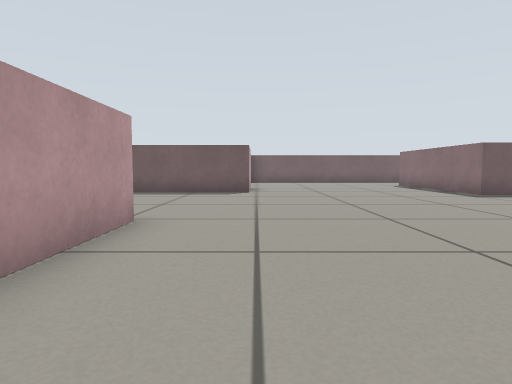
view 1 (above)

24 first-person views from a walk through a world built for the Gazebo simulator. The camera is 0.38 m above the floor, tilts 4° down and sees 75° across. The floor is counted in squares, 0.5 m on a side. Each view is taken from the middle of a square. On the plan, view 1 faces up. The plan holds only what a view shows up to about 11 squares ahead; the rest is blank.

view 2
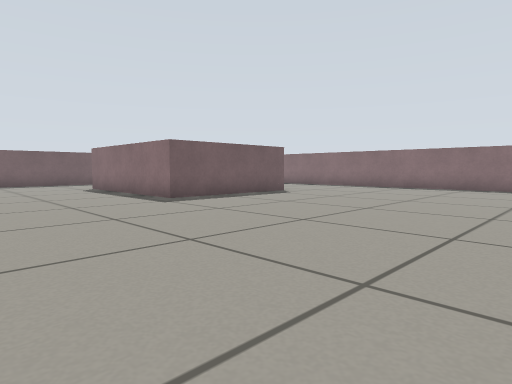

view 3
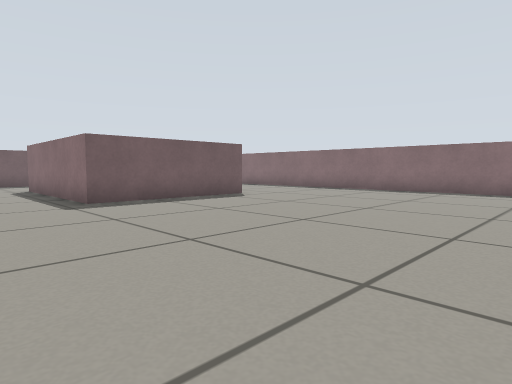

view 4
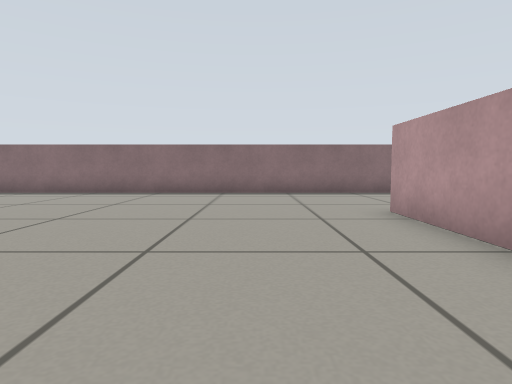

view 5
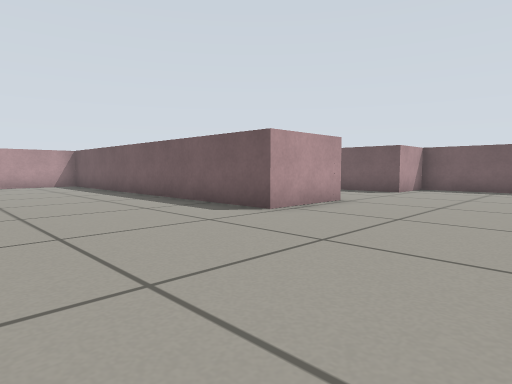

view 6
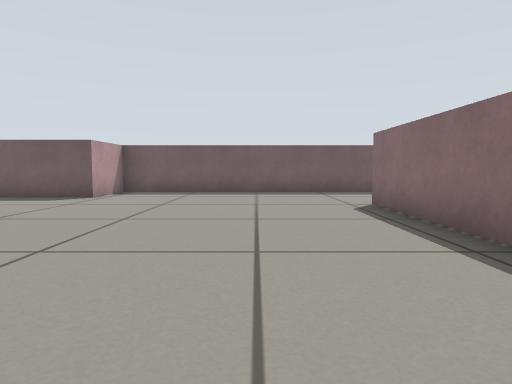

view 7
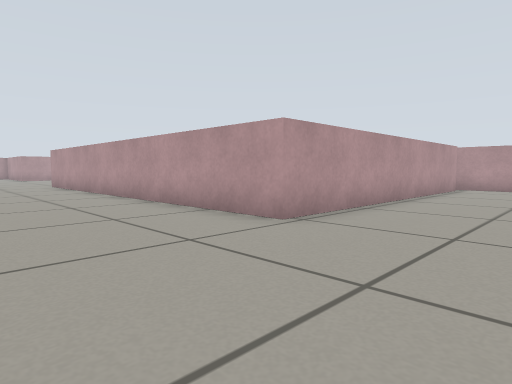

view 8
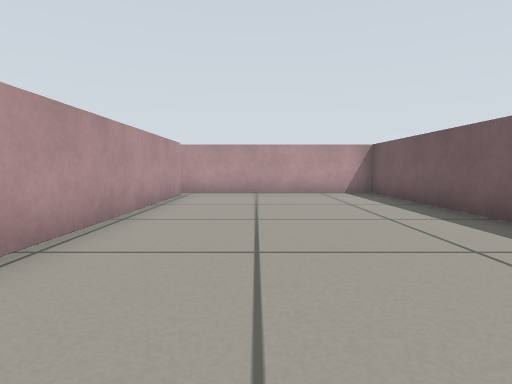

view 9
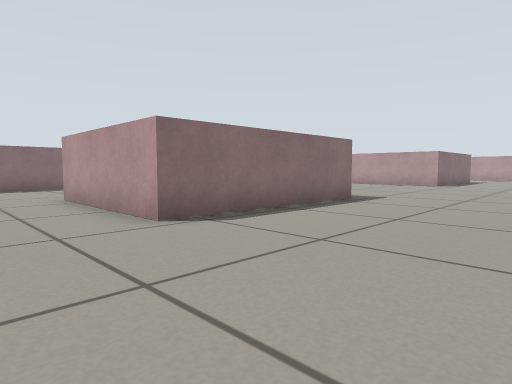

view 10
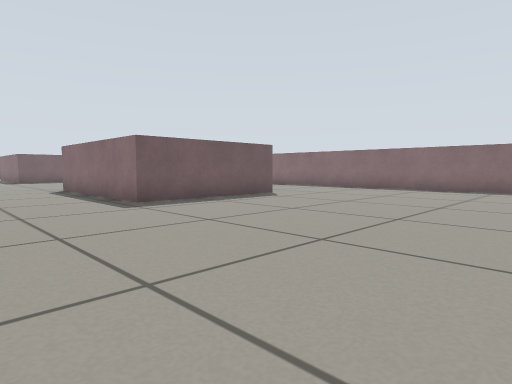

view 11
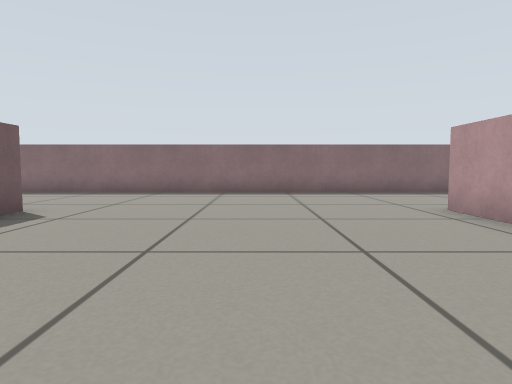

view 12
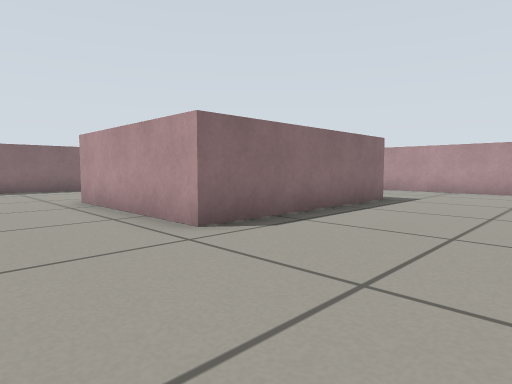

view 13
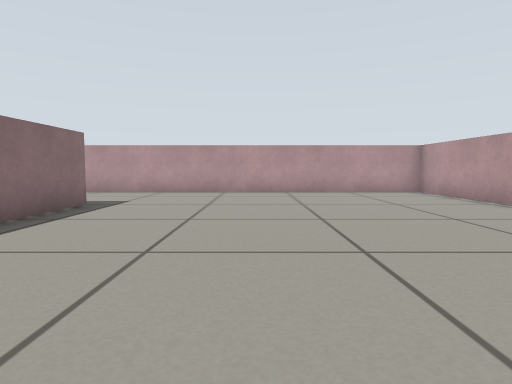

view 14
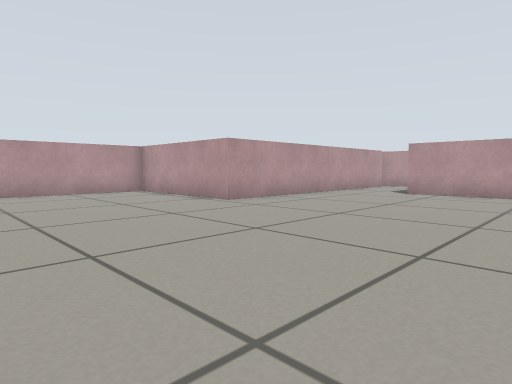

view 15
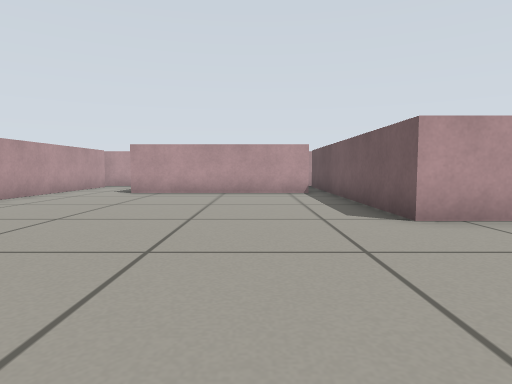

view 16
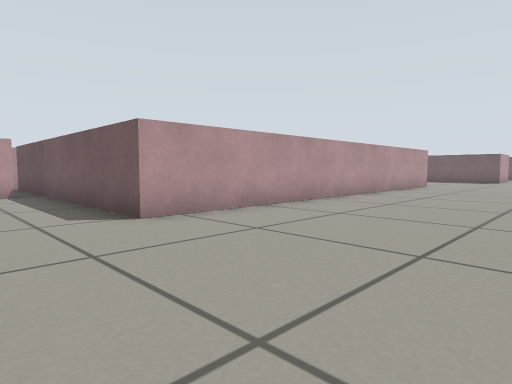

view 17
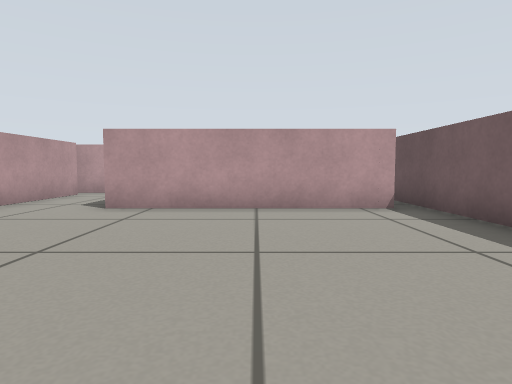

view 18
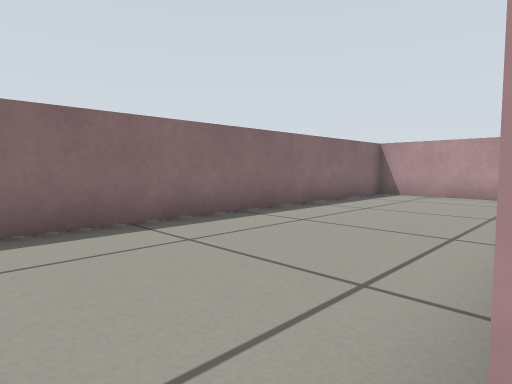

view 19
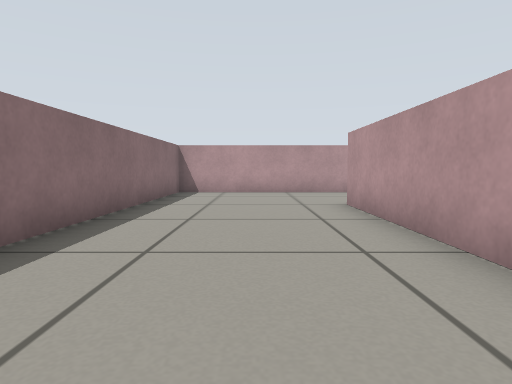

view 20
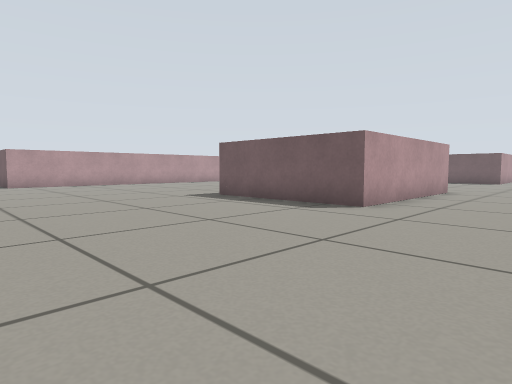

view 21
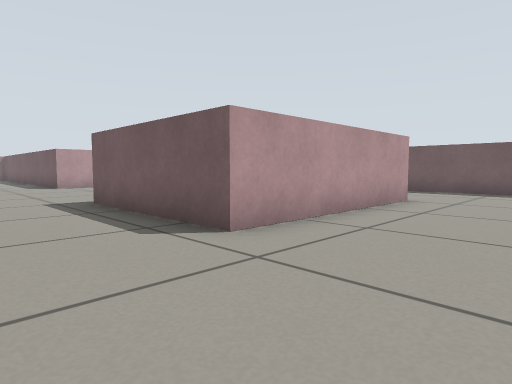

view 22
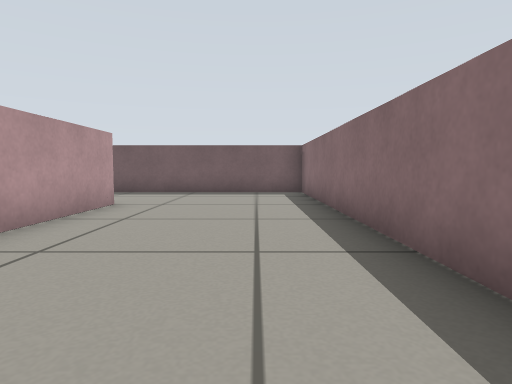

view 23
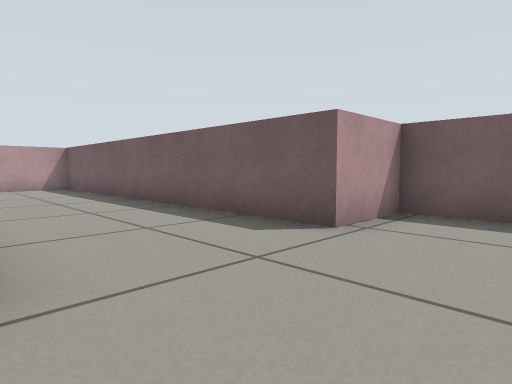

view 24
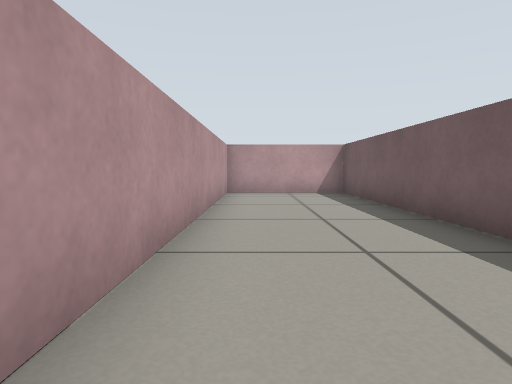

### Floor plan
Points are (right, up) in squares from view 1. A wall is a line through its corners. A room is listed if a view was taken in it or the views show most of it. See-through windows are left out.
Room 1 (views 1, 2, 3, 4, 5, 6, 7, 8, 9, 10, 11, 12, 13, 14, 15, 16, 17, 18, 19, 20, 21, 22, 23, 24)
walls: (6.4, 1.6) (10.9, 1.6) (10.9, -3.9) (6.4, -3.9) (6.4, 1.6); (-7.3, -8.2) (-7.3, -13.9); (11.1, -12.4) (11.1, -17.1); (-0.3, 13.1) (-0.3, 10.6) (-11.4, 10.6) (-11.4, 4.6); (-10.8, 4.8) (-1.8, 4.8) (-1.8, -7.7) (-10.4, -7.7); (6.6, -17.1) (6.6, -11.5) (11.1, -11.5); (11.1, 15.1) (11.1, 9.6) (6.6, 9.6) (6.6, 15.1); (-7.5, -16.2) (-2.3, -16.2) (-2.3, -20.7) (8.5, -20.7); (7.7, 18.7) (-0.3, 18.7) (-0.3, 16.7) (-11.4, 16.7) (-11.4, 13.1) (-2.1, 13.1); (10, -20.7) (15.5, -20.7) (15.5, 18.7) (9.4, 18.7)
ways out: opening at (-8, -15)

Positions as (right, up) in squares from view 1, and headings:
1: (0, 0), facing up
2: (2, 2), facing up-right
3: (4, 2), facing up-right
4: (5, 4), facing right
5: (4, 6), facing up-left
6: (4, 8), facing up
7: (2, 8), facing down-left
8: (-1, 7), facing left
9: (2, 4), facing down-right
10: (3, -11), facing up-right
11: (5, -8), facing right
12: (3, -9), facing down-right
13: (3, -10), facing down
14: (3, -10), facing down-left
15: (3, -10), facing left
16: (3, -10), facing up-left
17: (-1, -11), facing left
18: (11, -11), facing down-right
19: (13, -10), facing down
20: (14, -10), facing up-left
21: (14, 7), facing up-left
22: (14, 8), facing up
23: (2, 13), facing up-left
24: (-1, 14), facing left
